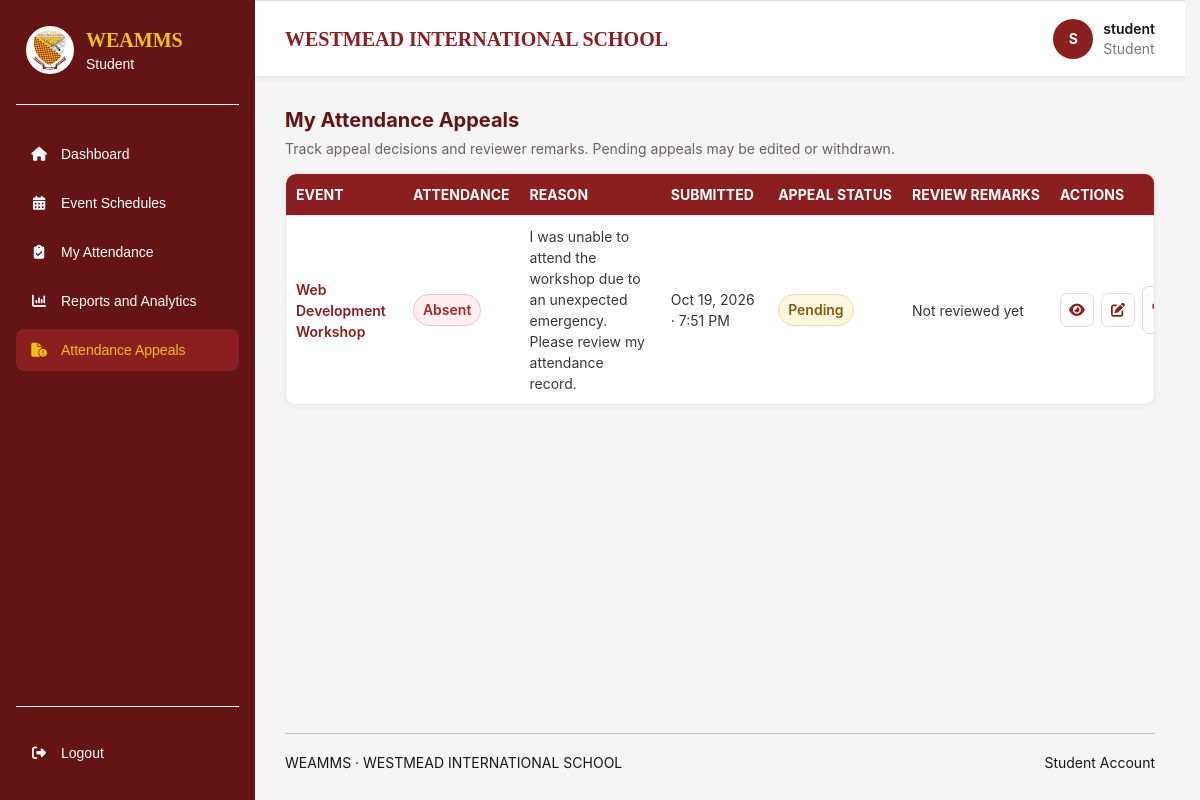
Page /student/appeals/index.php (signed in) on the committed database.
### tables this page shows
CREATE TABLE `attendance_appeals` (
  `appeal_id` bigint(20) UNSIGNED NOT NULL,
  `attendance_id` bigint(20) UNSIGNED NOT NULL,
  `student_id` bigint(20) UNSIGNED NOT NULL,
  `appeal_reason` text NOT NULL,
  `evidence_path` varchar(500) DEFAULT NULL,
  `appeal_status` enum('pending','approved','rejected','withdrawn') NOT NULL DEFAULT 'pending',
  `reviewed_by_department_head_id` bigint(20) UNSIGNED DEFAULT NULL,
  `reviewed_at` datetime DEFAULT NULL,
  `reviewer_remarks` text DEFAULT NULL,
  `submitted_at` timestamp NOT NULL DEFAULT current_timestamp(),
  `updated_at` timestamp NOT NULL DEFAULT current_timestamp() ON UPDATE current_timestamp()
);

CREATE TABLE `events` (
  `event_id` bigint(20) UNSIGNED NOT NULL,
  `department_id` bigint(20) UNSIGNED NOT NULL,
  `requested_by` bigint(20) UNSIGNED NOT NULL,
  `academic_period_id` bigint(20) UNSIGNED NOT NULL,
  `event_title` varchar(200) NOT NULL,
  `event_description` text DEFAULT NULL,
  `venue` varchar(200) DEFAULT NULL,
  `start_at` datetime NOT NULL,
  `end_at` datetime NOT NULL,
  `attendance_opens_at` datetime DEFAULT NULL,
  `attendance_closes_at` datetime DEFAULT NULL,
  `event_status` enum('pending','approved','rejected','cancelled','cancellation_requested','completed') NOT NULL DEFAULT 'pending',
  `admin_reviewed_by` bigint(20) UNSIGNED DEFAULT NULL,
  `admin_reviewed_at` datetime DEFAULT NULL,
  `admin_remarks` text DEFAULT NULL,
  `cancellation_requested_at` datetime DEFAULT NULL,
  `cancellation_requested_by` bigint(20) UNSIGNED DEFAULT NULL,
  `cancellation_request_remarks` text DEFAULT NULL,
  `created_at` timestamp NOT NULL DEFAULT current_timestamp(),
  `updated_at` timestamp NOT NULL DEFAULT current_timestamp() ON UPDATE current_timestamp()
);

CREATE TABLE `event_attendance` (
  `attendance_id` bigint(20) UNSIGNED NOT NULL,
  `event_id` bigint(20) UNSIGNED NOT NULL,
  `student_id` bigint(20) UNSIGNED NOT NULL,
  `attendance_status` enum('present','late','absent','excused') NOT NULL DEFAULT 'absent',
  `check_in_at` datetime DEFAULT NULL,
  `recorded_by_user_id` bigint(20) UNSIGNED DEFAULT NULL,
  `record_source` enum('barcode','department_head','appeal','system') NOT NULL DEFAULT 'barcode',
  `remarks` varchar(500) DEFAULT NULL,
  `created_at` timestamp NOT NULL DEFAULT current_timestamp(),
  `updated_at` timestamp NOT NULL DEFAULT current_timestamp() ON UPDATE current_timestamp()
);

### includes/student_context.php (called while the page is built, shortened)
<?php
$studentBaseUrl = BASE_URL;
function studentEscape(mixed $value): string
{
    return htmlspecialchars((string) $value, ENT_QUOTES, 'UTF-8');
}
function studentDateTime(
    ?string $value,
    string $format = 'M j, Y · g:i A'
): string {
    $timestamp = strtotime($value);
    return $timestamp === false
        ? 'Not available'
        : date($format, $timestamp);
}

### student/appeals/index.php (the view, shortened to what this page needs)
<?php
require_once __DIR__ . '/../../includes/student_context.php';
$stmt = $pdo->prepare(
    'SELECT
        aa.appeal_id,
        aa.appeal_reason,
        aa.appeal_status,
        aa.evidence_path,
        aa.submitted_at,
        aa.reviewed_at,
        aa.reviewer_remarks,
        ea.attendance_id,
        ea.attendance_status,
        e.event_id,
        e.event_title,
        e.start_at
     FROM attendance_appeals aa
     INNER JOIN event_attendance ea
        ON ea.attendance_id = aa.attendance_id
     INNER JOIN events e
        ON e.event_id = ea.event_id
     WHERE aa.student_id = ?
       AND ea.student_id = ?
     ORDER BY aa.submitted_at DESC, aa.appeal_id DESC'
);
$stmt->execute([
    $studentId,
    $studentId
]);
$appeals = $stmt->fetchAll(PDO::FETCH_ASSOC);
require_once __DIR__ . '/../../includes/student_layout_start.php';
$statusClass = static function ($status): string {
    $status = strtolower(trim((string) $status));
    return preg_replace('/[^a-z0-9_-]/', '', $status);
};
?>
<section class="dashboard-section student-module-page">
    <div class="section-heading">
        <div>
            <h2>My Attendance Appeals</h2>
            <p>
                Track appeal decisions and reviewer remarks.
                Pending appeals may be edited or withdrawn.
            </p>
        </div>
    </div>
    <?php if (empty($appeals)): ?>
        <div class="student-content-panel empty-state">
            <strong>No appeals submitted</strong>
            <p>
                You can appeal a disputed attendance record from My Attendance.
            </p>
            <a
                class="management-button"
                href="<?= studentEscape($studentBaseUrl) ?>/student/attendance/index.php">
                <i class="fa-solid fa-calendar-check" aria-hidden="true"></i>
                My Attendance
            </a>
        </div>
    <?php else: ?>
        <div class="student-content-panel student-table-wrap">
            <table class="student-table">
                <thead>
                    <tr>
                        <th scope="col">Event</th>
                        <th scope="col">Attendance</th>
                        <th scope="col">Reason</th>
                        <th scope="col">Submitted</th>
                        <th scope="col">Appeal status</th>
                        <th scope="col">Review remarks</th>
                        <th scope="col">Actions</th>
                    </tr>
                </thead>
                <tbody>
                    <?php foreach ($appeals as $appeal): ?>
                        <?php
                        $appealStatus = strtolower(
                            trim((string) ($appeal['appeal_status'] ?? ''))
                        );
                        $attendanceStatus = strtolower(
                            trim((string) ($appeal['attendance_status'] ?? ''))
                        );
                        $reason = (string) ($appeal['appeal_reason'] ?? '');
                        $remarks = trim(
                            (string) ($appeal['reviewer_remarks'] ?? '')
                        );
                        ?>
                        <tr>
                            <td data-label="Event">
                                <a href="<?= studentEscape($studentBaseUrl) ?>/student/events/view.php?id=<?= (int) $appeal['event_id'] ?>">
                                    <?= studentEscape($appeal['event_title'] ?? 'Untitled event') ?>
                                </a>
                            </td>
                            <td data-label="Attendance">
                                <span class="status-pill status-<?= studentEscape($statusClass($attendanceStatus)) ?>">
                                    <?= studentEscape(ucfirst($attendanceStatus ?: 'Unknown')) ?>
                                </span>
                            </td>
                            <td data-label="Reason">
                                <span title="<?= studentEscape($reason) ?>">
                                    <?= studentEscape(
                                        strlen($reason) > 140
                                            ? substr($reason, 0, 137) . '...'
                                            : $reason
                                    ) ?>
                                </span>
                            </td>
                            <td data-label="Submitted">
                                <?= studentEscape(studentDateTime($appeal['submitted_at'])) ?>
                            </td>
                            <td data-label="Appeal status">
                                <span class="status-pill status-<?= studentEscape($statusClass($appealStatus)) ?>">
                                    <?= studentEscape(ucfirst($appealStatus ?: 'Unknown')) ?>
                                </span>
                            </td>
                            <td data-label="Review remarks">
                                <?= studentEscape($remarks !== '' ? $remarks : 'Not reviewed yet') ?>
                            </td>
                            <td data-label="Actions">
                                <div class="student-appeal-actions">
                                    <a
                                        class="student-icon-action"
                                        href="<?= studentEscape($studentBaseUrl) ?>/student/appeals/view.php?id=<?= (int) $appeal['appeal_id'] ?>"
                                        title="View details"
                                        aria-label="View appeal details">
                                        <i class="fa-solid fa-eye" aria-hidden="true"></i>
                                    </a>
                                    <?php if ($appealStatus === 'pending'): ?>
                                        <a
                                            class="student-icon-action"
                                            href="<?= studentEscape($studentBaseUrl) ?>/student/appeals/edit.php?id=<?= (int) $appeal['appeal_id'] ?>"
                                            title="Edit appeal"
                                            aria-label="Edit appeal">
                                            <i class="fa-solid fa-pen-to-square" aria-hidden="true"></i>
                                        </a>
                                        <form
                                            method="post"
                                            action="<?= studentEscape($studentBaseUrl) ?>/student/appeals/withdraw.php"
                                            onsubmit="return confirm('Are you sure you want to withdraw this appeal?');">
                                            <button
                                                class="student-icon-action student-icon-withdraw"
                                                type="submit"
                                                title="Withdraw appeal"
                                                aria-label="Withdraw appeal">
                                                <i class="fa-solid fa-arrow-rotate-left" aria-hidden="true"></i>
                                            </button>
                                        </form>
                                    <?php endif; ?>
                                </div>
                            </td>
                        </tr>
                    <?php endforeach; ?>
                </tbody>
            </table>
        </div>
    <?php endif; ?>
</section>
<?php require __DIR__ . '/../../includes/footer.php'; ?>
</main>
</body>
</html>

### assets/css/style.css (style rules this page uses)
:root { --wis-maroon-light: #B43737; --wis-maroon: #8B1E1E; --wis-maroon-dark: #641414; --wis-gold: #F2C300; --wis-gold-dark: #D6A900; --wis-white: #FFFFFF; --wis-light-blue: #E8F0FE; --wis-black: #171717; --wis-background: #F5F5F5; --wis-border: #B8C1CC; --wis-shadow: 0 8px 25px rgba(0, 0, 0, 0.10); }
* { box-sizing: border-box; margin: 0; padding: 0; }
html { scroll-behavior: smooth; }
body { display: flex; justify-content: center; align-items: flex-start; min-height: 100vh; padding: 0 20px; background: var(--wis-background); color: var(--wis-black); font-family: Arial, Helvetica, sans-serif; }
form { width: 100%; margin: 0 auto; }
button { display: block; width: 100%; min-height: 48px; padding: 12px 14px; border: 2px solid var(--wis-maroon); border-radius: 7px; background: var(--wis-maroon); color: var(--wis-white); font-family: Arial, Helvetica, sans-serif; font-size: 14px; font-weight: 700; cursor: pointer; transition: background 0.2s ease, border-color 0.2s ease, color 0.2s ease, transform 0.2s ease; }

### assets/css/student/student.css (style rules this page uses)
:root { --wis-maroon-light: #B43737; --wis-maroon: #8B1E1E; --wis-maroon-dark: #641414; --wis-gold: #F2C300; --wis-gold-dark: #D6A900; --wis-white: #FFFFFF; --wis-light-blue: #E8F0FE; --wis-black: #171717; --wis-background: #F5F5F5; --wis-border: #B8C1CC; --wis-shadow: 0 8px 25px rgba(0, 0, 0, 0.10); }
body { align-items: center; }
body.student-dashboard-page { margin: 0; padding: 0; }
.dashboard-main>.dashboard-section, .dashboard-main>.dashboard-columns, .dashboard-main>.dashboard-alert, .dashboard-main>.dashboard-footer { margin-right: 30px; margin-left: 30px; }
.dashboard-section { margin-top: 30px; margin-bottom: 18px; }
.section-heading { display: flex; align-items: center; justify-content: space-between; gap: 15px; margin-bottom: 17px; }
.section-heading h2, .attendance-card-title h2 { margin: 0; color: var(--wis-maroon-dark); font-size: 20px; font-weight: 700; }
.section-heading p { margin: 6px 0 0; color: var(--wis-black); font-size: 14px; }
.status-pill { display: inline-block; padding: 6px 9px; border-radius: 20px; font-size: 14px; font-weight: 700; }
.status-absent { background: var(--wis-background); color: var(--wis-maroon); }
.status-pending { background: var(--wis-background); color: var(--wis-black); }
.student-table-wrap { width: 100%; overflow-x: auto; border: 1px solid #e5e2df; border-radius: 9px; background: #fff; }
.student-content-panel.student-table-wrap { padding: 0; }
.student-table { width: 100%; border-collapse: collapse; text-align: left; }
.student-table th, .student-table td { padding: 12px 14px; border-bottom: 1px solid #ece8e4; vertical-align: top; }
.student-table th { background: #f8f6f4; color: #555; font-size: 14px; text-transform: uppercase; white-space: nowrap; }
.student-table td { color: #373737; font-size: 14px; }
.student-table td a { color: var(--wis-maroon); font-weight: 700; }
.student-table td form { display: inline; }
.status-pill, .student-status-pill { display: inline-flex; align-items: center; justify-content: center; padding: 6px 11px; border: 1px solid transparent; border-radius: 999px; font-size: 14px; font-weight: 700; line-height: 1.4; white-space: nowrap; }
.status-pending { background-color: #fff4d6; border-color: #f0d78c; color: #795900; }
.status-absent { background-color: #fde8e8; border-color: #efb5b5; color: #9b2525; }
html { overflow-y: scroll; scrollbar-gutter: stable; }

### rows in the picture
attendance_appeals: events.event_title "Web Development Workshop", attendance.attendance_status "Absent", appeal_reason "I was unable to attend the workshop due to an unexpected emergency. Please review my attendance record.", submitted_at "Oct 19, 2026 · 7:51 PM", appeal_status "Pending", reviewer_remarks "Not reviewed yet"

### other values in the picture
str_replace('_', ' ', $role) "Student"
$label "Dashboard"
$label "Event Schedules"
$label "My Attendance"
$label "Reports and Analytics"
$label "Attendance Appeals"
$initial "S"
$username "student"
$userRole "Student"
$footerRoleLabel "Student"
